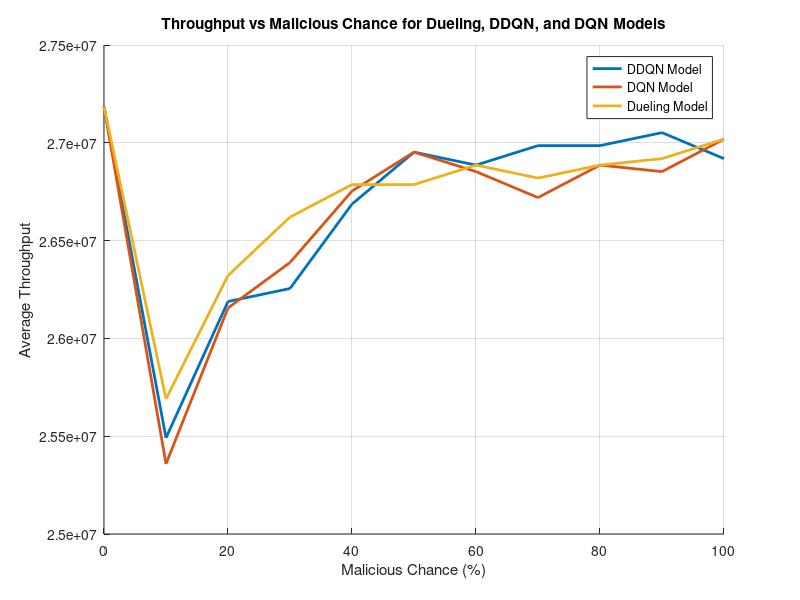

Recreate this plot in MATLAB.
% MATLAB Script: Plotting Throughput vs Malicious Chance for all models
% given 600 episodes
% MATLAB Script: Plotting Throughput vs Malicious Chance for "Dueling" Models

% Initialize storage for legend entries
lineStyles = {'-', '-', '-'}; % Different styles for the models
colors = lines(3); % Distinct colors for 3 datasets

% Data: Throughput for different models
throughput_ddqn = [27184781, 25491354.14, 26188647.55, 26255056.446666665, ...
                   26686714.28, 26952349.86166667, 26885940.97, 26985554.31, ...
                   26985554.31, 27051963.206666667, 26919145.413333334];


throughput_dqn = [27184781, 25358536.341666665, 26155443.101666667, 26387874.24, ...
                  26753123.171666667, 26952349.86166667, 26852736.516666666, ...
                  26719918.723333333, 26885940.97, 26852736.516666666, ...
                  27018758.758333333];
throughput_dueling = [27184781, 25690580.83, 26321465.343333334, 26620305.378333334, ...
                      26786327.62, 26786327.62, 26885940.97, 26819532.06833333, ...
                      26885940.97, 26919145.413333334, 27018758.758333333];

% Malicious chance: x-axis values (0% to 100% in steps of 10%)
malicious_chance = 0:10:100;

% Figure setup
figure('Position', [100, 100, 1000, 600]);

% Plot throughput for each model
hold on;
plot(malicious_chance, throughput_ddqn, 'LineStyle', lineStyles{2}, 'Color', colors(1,:), ...
    'LineWidth', 2, 'DisplayName', 'DDQN Model');




plot(malicious_chance, throughput_dqn, 'LineStyle', lineStyles{3}, 'Color', colors(2,:), ...
    'LineWidth', 2, 'DisplayName', 'DQN Model');
plot(malicious_chance, throughput_dueling, 'LineStyle', lineStyles{1}, 'Color', colors(3,:), ...
    'LineWidth', 2, 'DisplayName', 'Dueling Model');

% Add labels, title, and legend
xlabel('Malicious Chance (%)');
ylabel('Average Throughput');
title('Throughput vs Malicious Chance for Dueling, DDQN, and DQN Models');
legend('Location', 'best', 'FontSize', 9);
grid on;

% Finalize
hold off;
disp('Plot generated successfully.');
